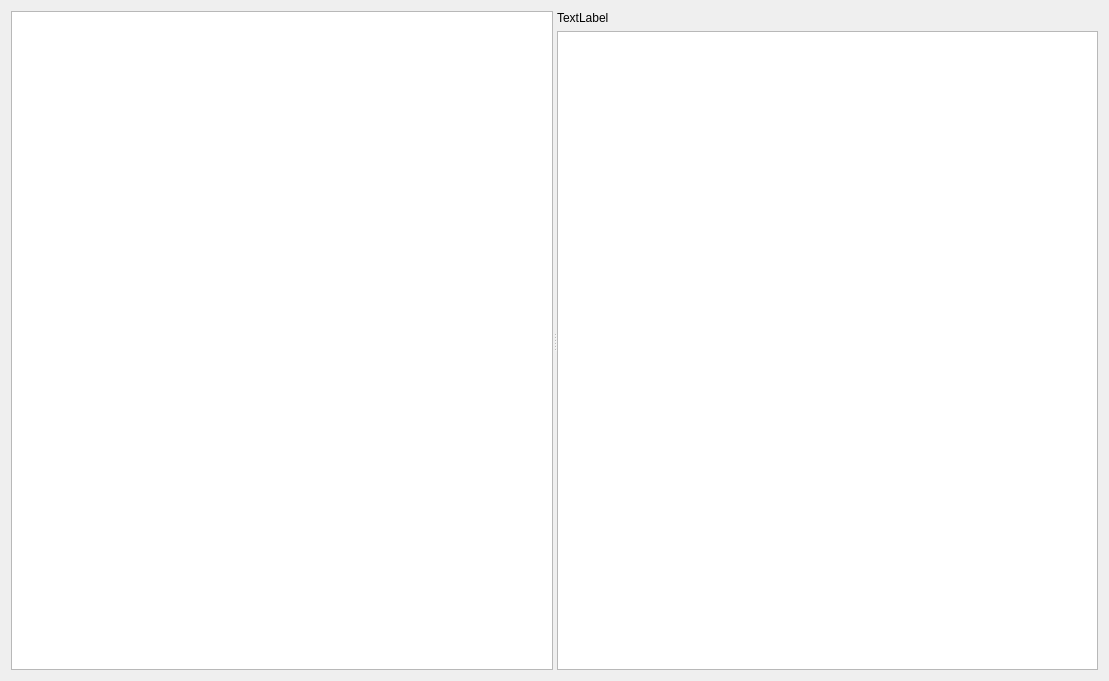
<?xml version="1.0" encoding="UTF-8"?>
<ui version="4.0">
 <class>Form</class>
 <widget class="QWidget" name="Form">
  <property name="geometry">
   <rect>
    <x>0</x>
    <y>0</y>
       <width>1109</width>
       <height>681</height>
   </rect>
  </property>
  <property name="windowTitle">
   <string>Form</string>
  </property>
  <layout class="QVBoxLayout" name="verticalLayout">
   <item>
    <widget class="QSplitter" name="splitter">
     <property name="sizePolicy">
      <sizepolicy hsizetype="Expanding" vsizetype="Minimum">
       <horstretch>0</horstretch>
       <verstretch>1</verstretch>
      </sizepolicy>
     </property>
     <property name="orientation">
      <enum>Qt::Horizontal</enum>
     </property>
        <widget class="ObjectTree" name="object_tree">
            <property name="contextMenuPolicy">
                <enum>Qt::CustomContextMenu</enum>
            </property>
            <property name="selectionMode">
                <enum>QAbstractItemView::ExtendedSelection</enum>
            </property>
        </widget>
     <widget class="QWidget" name="verticalLayoutWidget">
      <layout class="QVBoxLayout" name="verticalLayout_2">
       <item>
        <widget class="QLabel" name="label_object">
         <property name="text">
          <string>TextLabel</string>
         </property>
        </widget>
       </item>
       <item>
           <widget class="PsetTree" name="property_set_tree">
               <property name="contextMenuPolicy">
                   <enum>Qt::CustomContextMenu</enum>
               </property>
               <property name="selectionMode">
                   <enum>QAbstractItemView::ExtendedSelection</enum>
               </property>
           </widget>
       </item>
      </layout>
     </widget>
    </widget>
   </item>
  </layout>
 </widget>
    <customwidgets>
        <customwidget>
            <class>ObjectTree</class>
            <extends>QTreeView</extends>
            <header>som_gui.module.modelcheck_window.ui</header>
        </customwidget>
        <customwidget>
            <class>PsetTree</class>
            <extends>QTreeView</extends>
            <header>som_gui.module.modelcheck_window.ui</header>
        </customwidget>
    </customwidgets>
 <resources/>
 <connections/>
</ui>
